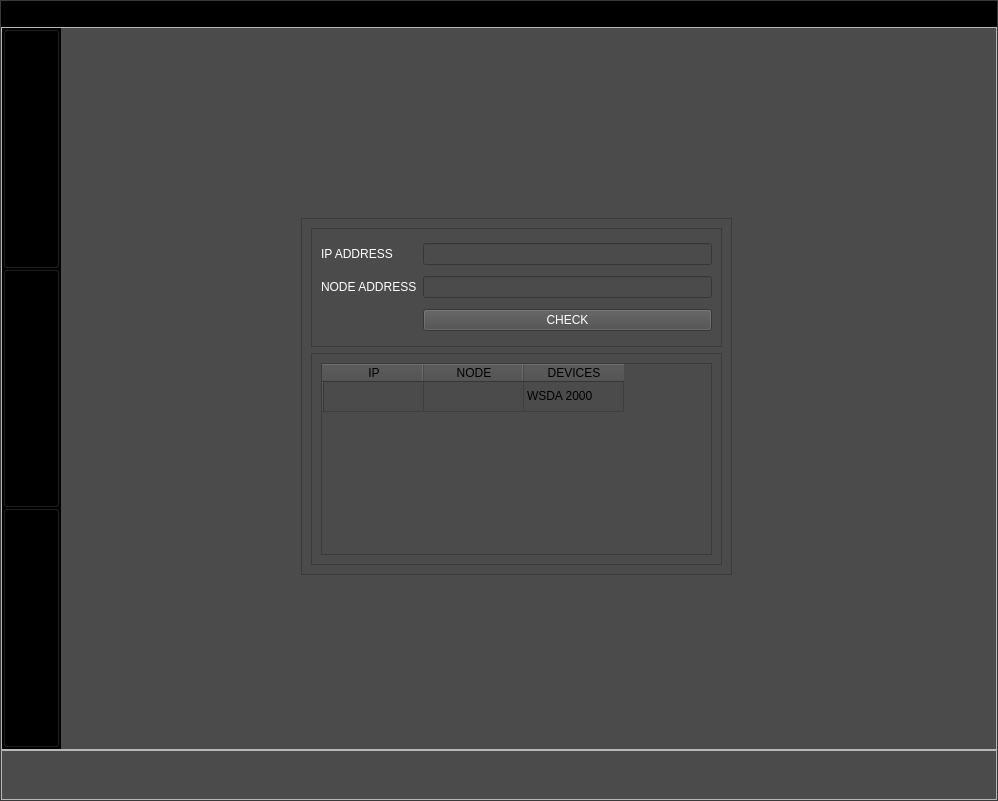
<?xml version="1.0" encoding="UTF-8"?>
<ui version="4.0">
 <class>MainWindow</class>
 <widget class="QMainWindow" name="MainWindow">
  <property name="geometry">
   <rect>
    <x>0</x>
    <y>0</y>
    <width>998</width>
    <height>801</height>
   </rect>
  </property>
  <property name="sizePolicy">
   <sizepolicy hsizetype="Preferred" vsizetype="Preferred">
    <horstretch>0</horstretch>
    <verstretch>0</verstretch>
   </sizepolicy>
  </property>
  <property name="windowTitle">
   <string>Opensource</string>
  </property>
  <widget class="QWidget" name="centralwidget">
   <property name="styleSheet">
    <string notr="true">color:white
</string>
   </property>
   <layout class="QHBoxLayout" name="horizontalLayout_11">
    <property name="leftMargin">
     <number>0</number>
    </property>
    <property name="topMargin">
     <number>0</number>
    </property>
    <property name="rightMargin">
     <number>0</number>
    </property>
    <property name="bottomMargin">
     <number>0</number>
    </property>
    <item>
     <widget class="QFrame" name="background">
      <property name="styleSheet">
       <string notr="true">#background{
background-color:rgb(75, 75, 75);
}</string>
      </property>
      <property name="frameShape">
       <enum>QFrame::StyledPanel</enum>
      </property>
      <property name="frameShadow">
       <enum>QFrame::Raised</enum>
      </property>
      <layout class="QVBoxLayout" name="verticalLayout">
       <property name="spacing">
        <number>0</number>
       </property>
       <property name="leftMargin">
        <number>0</number>
       </property>
       <property name="topMargin">
        <number>0</number>
       </property>
       <property name="rightMargin">
        <number>0</number>
       </property>
       <property name="bottomMargin">
        <number>0</number>
       </property>
       <item>
        <widget class="QFrame" name="Header">
         <property name="styleSheet">
          <string notr="true">*{
border:none;
background-color: black;
color: white;
}
QPushButton{
background:transparent;
}
QPushButton:hover{
background:rgb(189, 189, 189)
}</string>
         </property>
         <property name="frameShape">
          <enum>QFrame::StyledPanel</enum>
         </property>
         <property name="frameShadow">
          <enum>QFrame::Raised</enum>
         </property>
         <property name="lineWidth">
          <number>0</number>
         </property>
         <layout class="QHBoxLayout" name="horizontalLayout_2">
          <property name="spacing">
           <number>0</number>
          </property>
          <property name="leftMargin">
           <number>0</number>
          </property>
          <property name="topMargin">
           <number>0</number>
          </property>
          <property name="rightMargin">
           <number>0</number>
          </property>
          <property name="bottomMargin">
           <number>0</number>
          </property>
          <item>
           <widget class="QFrame" name="frame_4">
            <property name="frameShape">
             <enum>QFrame::StyledPanel</enum>
            </property>
            <property name="frameShadow">
             <enum>QFrame::Raised</enum>
            </property>
            <property name="lineWidth">
             <number>0</number>
            </property>
            <layout class="QHBoxLayout" name="horizontalLayout_3">
             <property name="spacing">
              <number>0</number>
             </property>
             <property name="leftMargin">
              <number>0</number>
             </property>
             <property name="topMargin">
              <number>0</number>
             </property>
             <property name="rightMargin">
              <number>0</number>
             </property>
             <property name="bottomMargin">
              <number>0</number>
             </property>
            </layout>
           </widget>
          </item>
          <item>
           <widget class="QFrame" name="frame_5">
            <property name="frameShape">
             <enum>QFrame::StyledPanel</enum>
            </property>
            <property name="frameShadow">
             <enum>QFrame::Raised</enum>
            </property>
            <layout class="QHBoxLayout" name="horizontalLayout_5">
             <property name="spacing">
              <number>0</number>
             </property>
             <property name="leftMargin">
              <number>0</number>
             </property>
             <property name="topMargin">
              <number>0</number>
             </property>
             <property name="rightMargin">
              <number>0</number>
             </property>
             <property name="bottomMargin">
              <number>0</number>
             </property>
             <item>
              <widget class="QLabel" name="label">
               <property name="font">
                <font>
                 <pointsize>17</pointsize>
                </font>
               </property>
               <property name="toolTipDuration">
                <number>-1</number>
               </property>
               <property name="text">
                <string/>
               </property>
               <property name="alignment">
                <set>Qt::AlignCenter</set>
               </property>
              </widget>
             </item>
            </layout>
           </widget>
          </item>
          <item alignment="Qt::AlignRight">
           <widget class="QFrame" name="frame_6">
            <property name="styleSheet">
             <string notr="true"/>
            </property>
            <property name="frameShape">
             <enum>QFrame::StyledPanel</enum>
            </property>
            <property name="frameShadow">
             <enum>QFrame::Raised</enum>
            </property>
            <layout class="QHBoxLayout" name="horizontalLayout_4">
             <property name="spacing">
              <number>0</number>
             </property>
             <property name="leftMargin">
              <number>0</number>
             </property>
             <property name="topMargin">
              <number>0</number>
             </property>
             <property name="rightMargin">
              <number>10</number>
             </property>
             <property name="bottomMargin">
              <number>0</number>
             </property>
             <item>
              <widget class="QPushButton" name="pushButton_4">
               <property name="text">
                <string/>
               </property>
               <property name="icon">
                <iconset resource="../resource/RES.qrc">
                 <normaloff>:/Icons/icons-white/more-horizontal.svg</normaloff>:/Icons/icons-white/more-horizontal.svg</iconset>
               </property>
              </widget>
             </item>
            </layout>
           </widget>
          </item>
         </layout>
        </widget>
       </item>
       <item>
        <widget class="QFrame" name="Main">
         <property name="sizePolicy">
          <sizepolicy hsizetype="Preferred" vsizetype="Expanding">
           <horstretch>0</horstretch>
           <verstretch>0</verstretch>
          </sizepolicy>
         </property>
         <property name="styleSheet">
          <string notr="true">QPushButton:hover{
background:rgb(189, 189, 189);
}
QPushButton{
background-color: transparent;
}
/* VERTICAL SCROLLBAR */
 QScrollBar:vertical {
	border: none;
    background: rgb(45, 45, 68);
    width: 14px;
    margin: 15px 0 15px 0;
	border-radius: 0px;
 }

/*  HANDLE BAR VERTICAL */
QScrollBar::handle:vertical {	
	background-color: rgb(80, 80, 122);
	min-height: 30px;
	border-radius: 7px;
}
QScrollBar::handle:vertical:hover{	
	background-color: rgb(255, 0, 127);
}
QScrollBar::handle:vertical:pressed {	
	background-color: rgb(185, 0, 92);
}

/* BTN TOP - SCROLLBAR */
QScrollBar::sub-line:vertical {
	border: none;
	background-color: rgb(59, 59, 90);
	height: 15px;
	border-top-left-radius: 7px;
	border-top-right-radius: 7px;
	subcontrol-position: top;
	subcontrol-origin: margin;
}
QScrollBar::sub-line:vertical:hover {	
	background-color: rgb(255, 0, 127);
}
QScrollBar::sub-line:vertical:pressed {	
	background-color: rgb(185, 0, 92);
}

/* BTN BOTTOM - SCROLLBAR */
QScrollBar::add-line:vertical {
	border: none;
	background-color: rgb(59, 59, 90);
	height: 15px;
	border-bottom-left-radius: 7px;
	border-bottom-right-radius: 7px;
	subcontrol-position: bottom;
	subcontrol-origin: margin;
}
QScrollBar::add-line:vertical:hover {	
	background-color: rgb(255, 0, 127);
}
QScrollBar::add-line:vertical:pressed {	
	background-color: rgb(185, 0, 92);
}

/* RESET ARROW */
QScrollBar::up-arrow:vertical, QScrollBar::down-arrow:vertical {
	background: none;
}
QScrollBar::add-page:vertical, QScrollBar::sub-page:vertical {
	background: none;
}
</string>
         </property>
         <property name="frameShape">
          <enum>QFrame::StyledPanel</enum>
         </property>
         <property name="frameShadow">
          <enum>QFrame::Raised</enum>
         </property>
         <layout class="QHBoxLayout" name="horizontalLayout_6">
          <property name="spacing">
           <number>0</number>
          </property>
          <property name="leftMargin">
           <number>0</number>
          </property>
          <property name="topMargin">
           <number>0</number>
          </property>
          <property name="rightMargin">
           <number>0</number>
          </property>
          <property name="bottomMargin">
           <number>0</number>
          </property>
          <item>
           <widget class="QFrame" name="menuBar">
            <property name="enabled">
             <bool>true</bool>
            </property>
            <property name="sizePolicy">
             <sizepolicy hsizetype="Preferred" vsizetype="Expanding">
              <horstretch>0</horstretch>
              <verstretch>0</verstretch>
             </sizepolicy>
            </property>
            <property name="minimumSize">
             <size>
              <width>50</width>
              <height>0</height>
             </size>
            </property>
            <property name="styleSheet">
             <string notr="true">QFrame{
background-color: black
}</string>
            </property>
            <property name="frameShape">
             <enum>QFrame::StyledPanel</enum>
            </property>
            <property name="frameShadow">
             <enum>QFrame::Raised</enum>
            </property>
            <property name="lineWidth">
             <number>0</number>
            </property>
            <layout class="QVBoxLayout" name="verticalLayout_2">
             <property name="spacing">
              <number>0</number>
             </property>
             <property name="leftMargin">
              <number>0</number>
             </property>
             <property name="topMargin">
              <number>0</number>
             </property>
             <property name="rightMargin">
              <number>0</number>
             </property>
             <property name="bottomMargin">
              <number>0</number>
             </property>
             <item>
              <widget class="QPushButton" name="homeButton">
               <property name="sizePolicy">
                <sizepolicy hsizetype="Minimum" vsizetype="Expanding">
                 <horstretch>0</horstretch>
                 <verstretch>0</verstretch>
                </sizepolicy>
               </property>
               <property name="minimumSize">
                <size>
                 <width>57</width>
                 <height>237</height>
                </size>
               </property>
               <property name="text">
                <string/>
               </property>
               <property name="icon">
                <iconset resource="../resource/RES.qrc">
                 <normaloff>:/Icons/icons-white/home.svg</normaloff>:/Icons/icons-white/home.svg</iconset>
               </property>
               <attribute name="buttonGroup">
                <string notr="true">menuButton</string>
               </attribute>
              </widget>
             </item>
             <item>
              <widget class="QPushButton" name="activityButton">
               <property name="sizePolicy">
                <sizepolicy hsizetype="Minimum" vsizetype="Expanding">
                 <horstretch>0</horstretch>
                 <verstretch>0</verstretch>
                </sizepolicy>
               </property>
               <property name="minimumSize">
                <size>
                 <width>0</width>
                 <height>237</height>
                </size>
               </property>
               <property name="text">
                <string/>
               </property>
               <property name="icon">
                <iconset resource="../resource/RES.qrc">
                 <normaloff>:/Icons/icons-white/activity.svg</normaloff>:/Icons/icons-white/activity.svg</iconset>
               </property>
               <attribute name="buttonGroup">
                <string notr="true">menuButton</string>
               </attribute>
              </widget>
             </item>
             <item>
              <widget class="QPushButton" name="devicesButton">
               <property name="sizePolicy">
                <sizepolicy hsizetype="Minimum" vsizetype="Expanding">
                 <horstretch>0</horstretch>
                 <verstretch>0</verstretch>
                </sizepolicy>
               </property>
               <property name="minimumSize">
                <size>
                 <width>0</width>
                 <height>237</height>
                </size>
               </property>
               <property name="text">
                <string/>
               </property>
               <property name="icon">
                <iconset resource="../resource/RES.qrc">
                 <normaloff>:/Icons/icons-white/database.svg</normaloff>:/Icons/icons-white/database.svg</iconset>
               </property>
               <attribute name="buttonGroup">
                <string notr="true">menuButton</string>
               </attribute>
              </widget>
             </item>
            </layout>
           </widget>
          </item>
          <item>
           <widget class="QStackedWidget" name="stackedWidget">
            <property name="styleSheet">
             <string notr="true">
background-color:rgb(75, 75, 75);
</string>
            </property>
            <property name="frameShape">
             <enum>QFrame::NoFrame</enum>
            </property>
            <property name="frameShadow">
             <enum>QFrame::Plain</enum>
            </property>
            <property name="lineWidth">
             <number>0</number>
            </property>
            <property name="currentIndex">
             <number>1</number>
            </property>
            <widget class="QWidget" name="Activity">
             <property name="styleSheet">
              <string notr="true">QPushButton:hover{	
background-color: rgb(255, 0, 127);
}</string>
             </property>
             <layout class="QGridLayout" name="gridLayout">
              <property name="leftMargin">
               <number>0</number>
              </property>
              <property name="topMargin">
               <number>0</number>
              </property>
              <property name="rightMargin">
               <number>0</number>
              </property>
              <property name="bottomMargin">
               <number>0</number>
              </property>
              <property name="spacing">
               <number>0</number>
              </property>
              <item row="0" column="0">
               <widget class="QScrollArea" name="scrollArea">
                <property name="widgetResizable">
                 <bool>true</bool>
                </property>
                <widget class="QWidget" name="scrollAreaWidgetContents">
                 <property name="geometry">
                  <rect>
                   <x>0</x>
                   <y>0</y>
                   <width>298</width>
                   <height>239</height>
                  </rect>
                 </property>
                 <layout class="QHBoxLayout" name="horizontalLayout_7">
                  <property name="spacing">
                   <number>0</number>
                  </property>
                  <property name="leftMargin">
                   <number>0</number>
                  </property>
                  <property name="topMargin">
                   <number>0</number>
                  </property>
                  <property name="rightMargin">
                   <number>0</number>
                  </property>
                  <property name="bottomMargin">
                   <number>0</number>
                  </property>
                  <item>
                   <widget class="QFrame" name="frame_2">
                    <property name="frameShape">
                     <enum>QFrame::StyledPanel</enum>
                    </property>
                    <property name="frameShadow">
                     <enum>QFrame::Raised</enum>
                    </property>
                    <layout class="QVBoxLayout" name="verticalLayout_3">
                     <property name="spacing">
                      <number>0</number>
                     </property>
                     <property name="leftMargin">
                      <number>0</number>
                     </property>
                     <property name="topMargin">
                      <number>0</number>
                     </property>
                     <property name="rightMargin">
                      <number>0</number>
                     </property>
                     <property name="bottomMargin">
                      <number>0</number>
                     </property>
                     <item>
                      <widget class="QPushButton" name="graphButton_1">
                       <property name="sizePolicy">
                        <sizepolicy hsizetype="Minimum" vsizetype="Expanding">
                         <horstretch>0</horstretch>
                         <verstretch>0</verstretch>
                        </sizepolicy>
                       </property>
                       <property name="text">
                        <string>NODE 1</string>
                       </property>
                       <attribute name="buttonGroup">
                        <string notr="true">graphButton</string>
                       </attribute>
                      </widget>
                     </item>
                     <item>
                      <widget class="QPushButton" name="graphButton_2">
                       <property name="sizePolicy">
                        <sizepolicy hsizetype="Minimum" vsizetype="Expanding">
                         <horstretch>0</horstretch>
                         <verstretch>0</verstretch>
                        </sizepolicy>
                       </property>
                       <property name="text">
                        <string>NODE 2</string>
                       </property>
                       <attribute name="buttonGroup">
                        <string notr="true">graphButton</string>
                       </attribute>
                      </widget>
                     </item>
                     <item>
                      <widget class="QPushButton" name="graphButton_3">
                       <property name="sizePolicy">
                        <sizepolicy hsizetype="Minimum" vsizetype="Expanding">
                         <horstretch>0</horstretch>
                         <verstretch>0</verstretch>
                        </sizepolicy>
                       </property>
                       <property name="text">
                        <string>NODE 3</string>
                       </property>
                       <attribute name="buttonGroup">
                        <string notr="true">graphButton</string>
                       </attribute>
                      </widget>
                     </item>
                     <item>
                      <widget class="QPushButton" name="graphButton_4">
                       <property name="sizePolicy">
                        <sizepolicy hsizetype="Minimum" vsizetype="Expanding">
                         <horstretch>0</horstretch>
                         <verstretch>0</verstretch>
                        </sizepolicy>
                       </property>
                       <property name="text">
                        <string>NODE 4</string>
                       </property>
                       <attribute name="buttonGroup">
                        <string notr="true">graphButton</string>
                       </attribute>
                      </widget>
                     </item>
                    </layout>
                   </widget>
                  </item>
                  <item>
                   <widget class="QFrame" name="frame_3">
                    <property name="sizePolicy">
                     <sizepolicy hsizetype="Preferred" vsizetype="Preferred">
                      <horstretch>0</horstretch>
                      <verstretch>0</verstretch>
                     </sizepolicy>
                    </property>
                    <property name="frameShape">
                     <enum>QFrame::StyledPanel</enum>
                    </property>
                    <property name="frameShadow">
                     <enum>QFrame::Raised</enum>
                    </property>
                    <layout class="QGridLayout" name="gridLayout_3">
                     <item row="3" column="0">
                      <widget class="QLabel" name="graphLabel_3">
                       <property name="text">
                        <string>Node 3 Graph</string>
                       </property>
                      </widget>
                     </item>
                     <item row="0" column="0">
                      <widget class="QGraphicsView" name="nodeGraph_1"/>
                     </item>
                     <item row="2" column="0">
                      <widget class="QGraphicsView" name="nodeGraph_3"/>
                     </item>
                     <item row="0" column="1">
                      <widget class="QGraphicsView" name="nodeGraph_2"/>
                     </item>
                     <item row="1" column="1">
                      <widget class="QLabel" name="graphLabel_2">
                       <property name="text">
                        <string>Node 2 Graph</string>
                       </property>
                      </widget>
                     </item>
                     <item row="1" column="0">
                      <widget class="QLabel" name="graphLabel_1">
                       <property name="text">
                        <string>Node 1 graph</string>
                       </property>
                      </widget>
                     </item>
                     <item row="2" column="1">
                      <widget class="QGraphicsView" name="nodeGraph_4"/>
                     </item>
                     <item row="3" column="1">
                      <widget class="QLabel" name="graphLabel_4">
                       <property name="text">
                        <string>Node 4 Graph</string>
                       </property>
                      </widget>
                     </item>
                    </layout>
                   </widget>
                  </item>
                  <item alignment="Qt::AlignRight">
                   <widget class="QFrame" name="frame_7">
                    <property name="frameShape">
                     <enum>QFrame::StyledPanel</enum>
                    </property>
                    <property name="frameShadow">
                     <enum>QFrame::Raised</enum>
                    </property>
                    <layout class="QHBoxLayout" name="horizontalLayout_8">
                     <property name="spacing">
                      <number>0</number>
                     </property>
                     <property name="leftMargin">
                      <number>0</number>
                     </property>
                     <property name="topMargin">
                      <number>0</number>
                     </property>
                     <property name="rightMargin">
                      <number>0</number>
                     </property>
                     <property name="bottomMargin">
                      <number>0</number>
                     </property>
                     <item>
                      <widget class="QScrollBar" name="verticalScrollBar">
                       <property name="autoFillBackground">
                        <bool>false</bool>
                       </property>
                       <property name="maximum">
                        <number>100</number>
                       </property>
                       <property name="orientation">
                        <enum>Qt::Vertical</enum>
                       </property>
                      </widget>
                     </item>
                    </layout>
                   </widget>
                  </item>
                 </layout>
                </widget>
               </widget>
              </item>
             </layout>
            </widget>
            <widget class="QWidget" name="Home">
             <widget class="QFrame" name="frame_12">
              <property name="geometry">
               <rect>
                <x>240</x>
                <y>190</y>
                <width>431</width>
                <height>357</height>
               </rect>
              </property>
              <property name="frameShape">
               <enum>QFrame::StyledPanel</enum>
              </property>
              <property name="frameShadow">
               <enum>QFrame::Raised</enum>
              </property>
              <layout class="QVBoxLayout" name="verticalLayout_5">
               <item>
                <widget class="QFrame" name="frame_9">
                 <property name="frameShape">
                  <enum>QFrame::StyledPanel</enum>
                 </property>
                 <property name="frameShadow">
                  <enum>QFrame::Raised</enum>
                 </property>
                 <layout class="QGridLayout" name="gridLayout_11">
                  <item row="0" column="0">
                   <widget class="QLabel" name="ipAddress">
                    <property name="text">
                     <string>IP ADDRESS</string>
                    </property>
                   </widget>
                  </item>
                  <item row="1" column="0">
                   <widget class="QLabel" name="nodeAddress">
                    <property name="text">
                     <string>NODE ADDRESS</string>
                    </property>
                   </widget>
                  </item>
                  <item row="1" column="1">
                   <widget class="QLineEdit" name="nodeEdit"/>
                  </item>
                  <item row="0" column="1">
                   <widget class="QLineEdit" name="ipEdit"/>
                  </item>
                  <item row="2" column="1">
                   <widget class="QPushButton" name="checkButton">
                    <property name="text">
                     <string>CHECK</string>
                    </property>
                   </widget>
                  </item>
                 </layout>
                </widget>
               </item>
               <item>
                <widget class="QFrame" name="frame_11">
                 <property name="frameShape">
                  <enum>QFrame::StyledPanel</enum>
                 </property>
                 <property name="frameShadow">
                  <enum>QFrame::Raised</enum>
                 </property>
                 <layout class="QHBoxLayout" name="horizontalLayout_10">
                  <item>
                   <widget class="QTableWidget" name="tableWidget">
                    <property name="sizePolicy">
                     <sizepolicy hsizetype="Expanding" vsizetype="Preferred">
                      <horstretch>0</horstretch>
                      <verstretch>0</verstretch>
                     </sizepolicy>
                    </property>
                    <property name="styleSheet">
                     <string notr="true">color:black
</string>
                    </property>
                    <row>
                     <property name="text">
                      <string/>
                     </property>
                    </row>
                    <column>
                     <property name="text">
                      <string>IP</string>
                     </property>
                    </column>
                    <column>
                     <property name="text">
                      <string>NODE</string>
                     </property>
                    </column>
                    <column>
                     <property name="text">
                      <string>DEVICES</string>
                     </property>
                    </column>
                    <item row="0" column="0">
                     <property name="background">
                      <brush brushstyle="NoBrush">
                       <color alpha="255">
                        <red>255</red>
                        <green>255</green>
                        <blue>255</blue>
                       </color>
                      </brush>
                     </property>
                    </item>
                    <item row="0" column="2">
                     <property name="text">
                      <string>WSDA 2000</string>
                     </property>
                     <property name="background">
                      <brush brushstyle="NoBrush">
                       <color alpha="255">
                        <red>255</red>
                        <green>255</green>
                        <blue>255</blue>
                       </color>
                      </brush>
                     </property>
                    </item>
                   </widget>
                  </item>
                 </layout>
                </widget>
               </item>
              </layout>
             </widget>
            </widget>
            <widget class="QWidget" name="Devices">
             <layout class="QHBoxLayout" name="horizontalLayout">
              <item alignment="Qt::AlignHCenter">
               <widget class="QFrame" name="frame_8">
                <property name="frameShape">
                 <enum>QFrame::StyledPanel</enum>
                </property>
                <property name="frameShadow">
                 <enum>QFrame::Raised</enum>
                </property>
                <layout class="QVBoxLayout" name="verticalLayout_4">
                 <property name="spacing">
                  <number>0</number>
                 </property>
                 <property name="leftMargin">
                  <number>0</number>
                 </property>
                 <property name="topMargin">
                  <number>0</number>
                 </property>
                 <property name="rightMargin">
                  <number>0</number>
                 </property>
                 <property name="bottomMargin">
                  <number>0</number>
                 </property>
                 <item>
                  <widget class="QPushButton" name="baseButton">
                   <property name="text">
                    <string/>
                   </property>
                   <property name="icon">
                    <iconset resource="../resource/RES.qrc">
                     <normaloff>:/IMG/IMG/WSDA-2000.png</normaloff>:/IMG/IMG/WSDA-2000.png</iconset>
                   </property>
                   <property name="iconSize">
                    <size>
                     <width>250</width>
                     <height>250</height>
                    </size>
                   </property>
                   <attribute name="buttonGroup">
                    <string notr="true">deviceButton</string>
                   </attribute>
                  </widget>
                 </item>
                 <item>
                  <widget class="QPushButton" name="node1Button">
                   <property name="sizePolicy">
                    <sizepolicy hsizetype="Minimum" vsizetype="Expanding">
                     <horstretch>0</horstretch>
                     <verstretch>0</verstretch>
                    </sizepolicy>
                   </property>
                   <property name="text">
                    <string>NODE 1</string>
                   </property>
                   <attribute name="buttonGroup">
                    <string notr="true">deviceButton</string>
                   </attribute>
                  </widget>
                 </item>
                 <item>
                  <widget class="QPushButton" name="node2Button">
                   <property name="sizePolicy">
                    <sizepolicy hsizetype="Minimum" vsizetype="Expanding">
                     <horstretch>0</horstretch>
                     <verstretch>0</verstretch>
                    </sizepolicy>
                   </property>
                   <property name="text">
                    <string>NODE 2</string>
                   </property>
                   <attribute name="buttonGroup">
                    <string notr="true">deviceButton</string>
                   </attribute>
                  </widget>
                 </item>
                 <item>
                  <widget class="QPushButton" name="node3Button">
                   <property name="sizePolicy">
                    <sizepolicy hsizetype="Minimum" vsizetype="Expanding">
                     <horstretch>0</horstretch>
                     <verstretch>0</verstretch>
                    </sizepolicy>
                   </property>
                   <property name="text">
                    <string>NODE 3</string>
                   </property>
                   <attribute name="buttonGroup">
                    <string notr="true">deviceButton</string>
                   </attribute>
                  </widget>
                 </item>
                </layout>
               </widget>
              </item>
              <item>
               <widget class="QFrame" name="frame_10">
                <property name="sizePolicy">
                 <sizepolicy hsizetype="Expanding" vsizetype="Expanding">
                  <horstretch>0</horstretch>
                  <verstretch>0</verstretch>
                 </sizepolicy>
                </property>
                <property name="frameShape">
                 <enum>QFrame::StyledPanel</enum>
                </property>
                <property name="frameShadow">
                 <enum>QFrame::Raised</enum>
                </property>
                <layout class="QHBoxLayout" name="horizontalLayout_9">
                 <item>
                  <widget class="QStackedWidget" name="devicePage">
                   <property name="sizePolicy">
                    <sizepolicy hsizetype="Expanding" vsizetype="Expanding">
                     <horstretch>0</horstretch>
                     <verstretch>0</verstretch>
                    </sizepolicy>
                   </property>
                   <property name="currentIndex">
                    <number>1</number>
                   </property>
                   <widget class="QWidget" name="base_Page">
                    <layout class="QGridLayout" name="gridLayout_2">
                     <item row="0" column="1">
                      <widget class="QPushButton" name="baseButton_2">
                       <property name="sizePolicy">
                        <sizepolicy hsizetype="Minimum" vsizetype="Expanding">
                         <horstretch>0</horstretch>
                         <verstretch>0</verstretch>
                        </sizepolicy>
                       </property>
                       <property name="text">
                        <string>Change Frequency</string>
                       </property>
                      </widget>
                     </item>
                     <item row="0" column="0">
                      <widget class="QPushButton" name="baseButton_1">
                       <property name="sizePolicy">
                        <sizepolicy hsizetype="Minimum" vsizetype="Expanding">
                         <horstretch>0</horstretch>
                         <verstretch>0</verstretch>
                        </sizepolicy>
                       </property>
                       <property name="text">
                        <string>RF Traffic</string>
                       </property>
                      </widget>
                     </item>
                    </layout>
                   </widget>
                   <widget class="QWidget" name="node_1">
                    <layout class="QGridLayout" name="gridLayout_4">
                     <item row="1" column="0">
                      <widget class="QPushButton" name="node1Button_1">
                       <property name="sizePolicy">
                        <sizepolicy hsizetype="Minimum" vsizetype="Expanding">
                         <horstretch>0</horstretch>
                         <verstretch>0</verstretch>
                        </sizepolicy>
                       </property>
                       <property name="text">
                        <string>Sampling Network</string>
                       </property>
                      </widget>
                     </item>
                     <item row="1" column="1">
                      <widget class="QPushButton" name="node1Button_2">
                       <property name="sizePolicy">
                        <sizepolicy hsizetype="Minimum" vsizetype="Expanding">
                         <horstretch>0</horstretch>
                         <verstretch>0</verstretch>
                        </sizepolicy>
                       </property>
                       <property name="text">
                        <string>Set to Idle</string>
                       </property>
                      </widget>
                     </item>
                     <item row="2" column="0">
                      <widget class="QPushButton" name="node1Button_3">
                       <property name="sizePolicy">
                        <sizepolicy hsizetype="Minimum" vsizetype="Expanding">
                         <horstretch>0</horstretch>
                         <verstretch>0</verstretch>
                        </sizepolicy>
                       </property>
                       <property name="text">
                        <string>Set Config</string>
                       </property>
                      </widget>
                     </item>
                     <item row="2" column="1">
                      <widget class="QPushButton" name="node1Button_4">
                       <property name="sizePolicy">
                        <sizepolicy hsizetype="Minimum" vsizetype="Expanding">
                         <horstretch>0</horstretch>
                         <verstretch>0</verstretch>
                        </sizepolicy>
                       </property>
                       <property name="text">
                        <string>Get Data</string>
                       </property>
                      </widget>
                     </item>
                    </layout>
                   </widget>
                   <widget class="QWidget" name="node_2">
                    <layout class="QGridLayout" name="gridLayout_5">
                     <item row="0" column="0">
                      <widget class="QPushButton" name="node2Button_1">
                       <property name="sizePolicy">
                        <sizepolicy hsizetype="Minimum" vsizetype="Expanding">
                         <horstretch>0</horstretch>
                         <verstretch>0</verstretch>
                        </sizepolicy>
                       </property>
                       <property name="text">
                        <string>Sampling Network</string>
                       </property>
                      </widget>
                     </item>
                     <item row="1" column="0">
                      <widget class="QPushButton" name="node2Button_3">
                       <property name="sizePolicy">
                        <sizepolicy hsizetype="Minimum" vsizetype="Expanding">
                         <horstretch>0</horstretch>
                         <verstretch>0</verstretch>
                        </sizepolicy>
                       </property>
                       <property name="text">
                        <string>Set Config</string>
                       </property>
                      </widget>
                     </item>
                     <item row="0" column="1">
                      <widget class="QPushButton" name="node2Button_2">
                       <property name="sizePolicy">
                        <sizepolicy hsizetype="Minimum" vsizetype="Expanding">
                         <horstretch>0</horstretch>
                         <verstretch>0</verstretch>
                        </sizepolicy>
                       </property>
                       <property name="text">
                        <string>Set to Idle</string>
                       </property>
                      </widget>
                     </item>
                     <item row="1" column="1">
                      <widget class="QPushButton" name="node2Button_4">
                       <property name="sizePolicy">
                        <sizepolicy hsizetype="Minimum" vsizetype="Expanding">
                         <horstretch>0</horstretch>
                         <verstretch>0</verstretch>
                        </sizepolicy>
                       </property>
                       <property name="text">
                        <string>Get Data</string>
                       </property>
                      </widget>
                     </item>
                    </layout>
                   </widget>
                   <widget class="QWidget" name="node_3">
                    <layout class="QGridLayout" name="gridLayout_6">
                     <item row="0" column="0">
                      <widget class="QPushButton" name="node3Button_1">
                       <property name="sizePolicy">
                        <sizepolicy hsizetype="Minimum" vsizetype="Expanding">
                         <horstretch>0</horstretch>
                         <verstretch>0</verstretch>
                        </sizepolicy>
                       </property>
                       <property name="text">
                        <string>Sampling Network</string>
                       </property>
                      </widget>
                     </item>
                     <item row="0" column="1">
                      <widget class="QPushButton" name="node3Button_2">
                       <property name="sizePolicy">
                        <sizepolicy hsizetype="Minimum" vsizetype="Expanding">
                         <horstretch>0</horstretch>
                         <verstretch>0</verstretch>
                        </sizepolicy>
                       </property>
                       <property name="text">
                        <string>Set to Idle</string>
                       </property>
                      </widget>
                     </item>
                     <item row="1" column="0">
                      <widget class="QPushButton" name="node3Button_3">
                       <property name="sizePolicy">
                        <sizepolicy hsizetype="Minimum" vsizetype="Expanding">
                         <horstretch>0</horstretch>
                         <verstretch>0</verstretch>
                        </sizepolicy>
                       </property>
                       <property name="text">
                        <string>Set Config</string>
                       </property>
                      </widget>
                     </item>
                     <item row="1" column="1">
                      <widget class="QPushButton" name="node3Button_4">
                       <property name="sizePolicy">
                        <sizepolicy hsizetype="Minimum" vsizetype="Expanding">
                         <horstretch>0</horstretch>
                         <verstretch>0</verstretch>
                        </sizepolicy>
                       </property>
                       <property name="text">
                        <string>Get Data</string>
                       </property>
                      </widget>
                     </item>
                    </layout>
                   </widget>
                  </widget>
                 </item>
                </layout>
               </widget>
              </item>
             </layout>
            </widget>
           </widget>
          </item>
         </layout>
        </widget>
       </item>
       <item>
        <widget class="QFrame" name="Footer">
         <property name="minimumSize">
          <size>
           <width>0</width>
           <height>50</height>
          </size>
         </property>
         <property name="frameShape">
          <enum>QFrame::StyledPanel</enum>
         </property>
         <property name="frameShadow">
          <enum>QFrame::Raised</enum>
         </property>
        </widget>
       </item>
      </layout>
     </widget>
    </item>
   </layout>
  </widget>
 </widget>
 <resources>
  <include location="../resource/RES.qrc"/>
 </resources>
 <connections/>
 <buttongroups>
  <buttongroup name="deviceButton"/>
  <buttongroup name="graphButton"/>
  <buttongroup name="menuButton"/>
 </buttongroups>
</ui>
